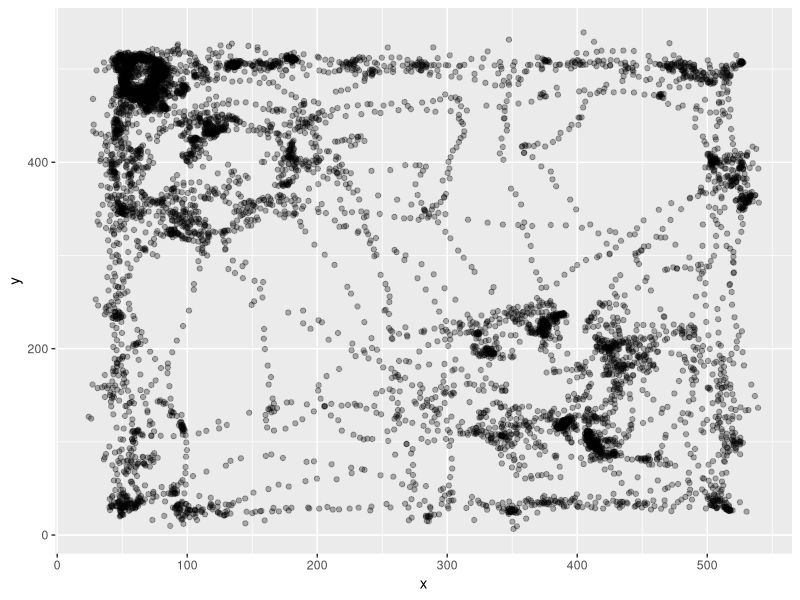

Generate this figure with R: (Note: this script raises an error after producing the figure.)
rm(list = ls())
library(tidyverse)
SimilarLearn <- read_csv("240725_r1579_baseline_0.csv")
SimilarLearn <- SimilarLearn %>%
  select(!15:24) %>%
  filter(Value.Item1.Item1.Item2>130) %>%
  rename(pixelx = Value.Item1.Item1.Item3.X, pixely = Value.Item1.Item1.Item3.Y, TimePoint = Value.Item1.Item1.Item2) %>%
  select(!1, !14) %>%
  filter(!Value.Item2 == TRUE) %>%
  na.omit
x1 <- c(SimilarLearn$pixelx)
y1 <- c(SimilarLearn$pixely)
df1 <- data.frame(x = x1, y = y1)
p1 <- ggplot(df1, aes(x = x, y = y)) +
  geom_point(alpha = 0.3)
p1
library(ggforce)
#Blue represents gnome, red represents green jar.
p1circle <- p1 + geom_circle(aes(x0 = 381, y0 = 173, r = 75), color = "blue")
p1circle <- p1circle + geom_circle(aes(x0 = 130, y0 = 393, r = 75), color = "blue")
p1circle
radius <- 75
center_x1 <- 381
center_y1 <- 173
df1$distance <- sqrt((df1$x - center_x1)^2 + (df1$y - center_y1)^2)
points_in_circle1 <- sum(df1$distance <= radius)
print(points_in_circle1)
center_x2 <- 130
center_y2 <- 393
df1$distance1 <- sqrt((df1$x - center_x2)^2 + (df1$y - center_y2)^2)
points_in_circle2 <- sum(df1$distance1 <= radius)
print(points_in_circle2)

BaselineLearn <- read_csv("240725_r1579_similar_1.csv")
BaselineLearn <- BaselineLearn %>%
  select(!15:24) %>%
  filter(Value.Item1.Item1.Item2>256) %>%
  rename(pixelx = Value.Item1.Item1.Item3.X, pixely = Value.Item1.Item1.Item3.Y, TimePoint = Value.Item1.Item1.Item2) %>%
  select(!1, !14) %>%
  na.omit
Baselinelearn <- BaselineLearn %>%
  filter(!Value.Item2 == TRUE) 
x2 <- c(BaselineLearn$pixelx)
y2 <- c(BaselineLearn$pixely)
df2 <- data.frame(x = x2, y = y2)
p2 <- ggplot(df2, aes(x = x2, y = y2)) +
  geom_point(alpha = 0.3)
p2
p2circle <- p2 + geom_circle(aes(x0 = 381, y0 = 173, r = 75), color = "red")
p2circle <- p2circle + geom_circle(aes(x0 = 130, y0 = 393, r = 75), color = "red")
p2circle
radius <- 75
center_x1 <- 381
center_y1 <- 173
df2$distance <- sqrt((df2$x - center_x1)^2 + (df2$y - center_y1)^2)
points_in_circle2 <- sum(df2$distance <= radius)
print(points_in_circle2)
center_x2 <- 130
center_y2 <- 393
df2$distance1 <- sqrt((df2$x - center_x2)^2 + (df2$y - center_y2)^2)
points_in_circle2 <- sum(df2$distance1 <= radius)
print(points_in_circle2)

SimilarTest <- read_csv("240725_r1579_similar_2.csv")
SimilarTest <- SimilarTest %>%
  select(!15:24) %>%
  filter(Value.Item1.Item1.Item2>45) %>%
  rename(pixelx = Value.Item1.Item1.Item3.X, pixely = Value.Item1.Item1.Item3.Y, TimePoint = Value.Item1.Item1.Item2) %>%
  select(!1, !14) %>%
  na.omit
SimilarTest <- SimilarTest %>%
  filter(!Value.Item2 == TRUE)
x3 <- c(SimilarTest$pixelx)
y3 <- c(SimilarTest$pixely)
df3 <- data.frame(x = x3, y = y3)
p3 <- ggplot(df3, aes(x = x3, y = y3)) +
  geom_point(alpha = 0.3)
p3
p3circle <- p3 + geom_circle(aes(x0 = 381, y0 = 173, r = 75), color = "red")
p3circle <- p3circle + geom_circle(aes(x0 = 130, y0 = 393, r = 75), color = "blue") +
  ggtitle("baseline")
p3circle
radius <- 75
center_x3 <- 381
center_y3 <- 173
df3$distance <- sqrt((df3$x - center_x3)^2 + (df3$y - center_y3)^2)
points_in_circle3 <- sum(df3$distance <= radius)
print(points_in_circle3)
center_x3 <- 130
center_y3 <- 393
df3$distance1 <- sqrt((df3$x - center_x3)^2 + (df3$y - center_y3)^2)
points_in_circle3 <- sum(df3$distance1 <= radius)
print(points_in_circle3)

DifferentLearn <- read_csv("240725_r1579_different_3.csv")
DifferentLearn <- DifferentLearn %>%
  select(!15:24) %>%
  filter(Value.Item1.Item1.Item2>96) %>%
  rename(pixelx = Value.Item1.Item1.Item3.X, pixely = Value.Item1.Item1.Item3.Y, TimePoint = Value.Item1.Item1.Item2) %>%
  select(!1, !14) %>%
  na.omit
DifferentLearn <- DifferentLearn %>%
  filter(!Value.Item2 == TRUE)
x4 <- c(DifferentLearn$pixelx)
y4 <- c(DifferentLearn$pixely)
df4 <- data.frame(x = x4, y = y4)
p4 <- ggplot(df4, aes(x = x4, y = y4)) +
  geom_point(alpha = 0.3)
p4
p4circle <- p4 + geom_circle(aes(x0 = 497, y0 = 253, r = 75), color = "green")
p4circle <- p4circle + geom_circle(aes(x0 = 220, y0 = 473, r = 75), color = "green")
p4circle
radius <- 75
center_x4 <- 497
center_y4 <- 253
df4$distance <- sqrt((df4$x - center_x4)^2 + (df4$y - center_y4)^2)
points_in_circle4 <- sum(df4$distance <= radius)
print(points_in_circle4)
center_x4 <- 220
center_y4 <- 473
df4$distance1 <- sqrt((df4$x - center_x4)^2 + (df4$y - center_y4)^2)
points_in_circle4 <- sum(df4$distance1 <= radius)
print(points_in_circle4)

BaselineLearn1 <- read_csv("240725_r1579_baseline_4.csv")
BaselineLearn1 <- BaselineLearn1 %>%
  select(!15:24) %>%
  filter(Value.Item1.Item1.Item2>51) %>%
  rename(pixelx = Value.Item1.Item1.Item3.X, pixely = Value.Item1.Item1.Item3.Y, TimePoint = Value.Item1.Item1.Item2) %>%
  select(!1, !14) %>%
  na.omit %>%
  filter(!Value.Item2 == TRUE)
x5 <- c(BaselineLearn1$pixelx)
y5 <- c(BaselineLearn1$pixely)
df5 <- data.frame(x = x5, y = y5)
p5 <- ggplot(df5, aes(x = x5, y = y5)) +
  geom_point(alpha = 0.3)
p5
p5circle <- p5 + geom_circle(aes(x0 = 381, y0 = 173, r = 75), color = "purple")
p5circle <- p5circle + geom_circle(aes(x0 = 130, y0 = 393, r = 75), color = "purple")
p5circle
radius <- 75
center_x5 <- 381
center_y5 <- 173
df5$distance <- sqrt((df5$x - center_x5)^2 + (df5$y - center_y5)^2)
points_in_circle5 <- sum(df5$distance <= radius)
print(points_in_circle5)
center_x6 <- 130
center_y6 <- 393
df5$distance1 <- sqrt((df5$x - center_x6)^2 + (df5$y - center_y6)^2)
points_in_circle6 <- sum(df5$distance1 <= radius)
print(points_in_circle6)

DifferentTest <- read_csv("240725_r1579_baseline_5.csv")
DifferentTest <- DifferentTest %>%
  select(!15:24) %>%
  filter(Value.Item1.Item1.Item2>76) %>%
  rename(pixelx = Value.Item1.Item1.Item3.X, pixely = Value.Item1.Item1.Item3.Y, TimePoint = Value.Item1.Item1.Item2) %>%
  select(!1, !14) %>%
  filter(!Value.Item2 == TRUE) %>%
  na.omit
x6 <- c(DifferentTest$pixelx)
y6 <- c(DifferentTest$pixely)
df6 <- data.frame(x = x6, y = y6)
p6 <- ggplot(df6, aes(x = x6, y = y6)) +
  geom_point(alpha = 0.3)
p6
p6circle <- p6 + geom_circle(aes(x0 = 381, y0 = 173, r = 75), color = "purple")
p6circle <- p6circle + geom_circle(aes(x0 = 130, y0 = 393, r = 75), color = "green")
p6circle
radius <- 75
center_x6 <- 381
center_y6 <- 173
df6$distance <- sqrt((df6$x - center_x6)^2 + (df6$y - center_y6)^2)
points_in_circle6 <- sum(df6$distance <= radius)
print(points_in_circle6)
center_x6 <- 130
center_y6 <- 393
df6$distance1 <- sqrt((df6$x - center_x6)^2 + (df6$y - center_y6)^2)
points_in_circle6 <- sum(df6$distance1 <= radius)
print(points_in_circle6)


